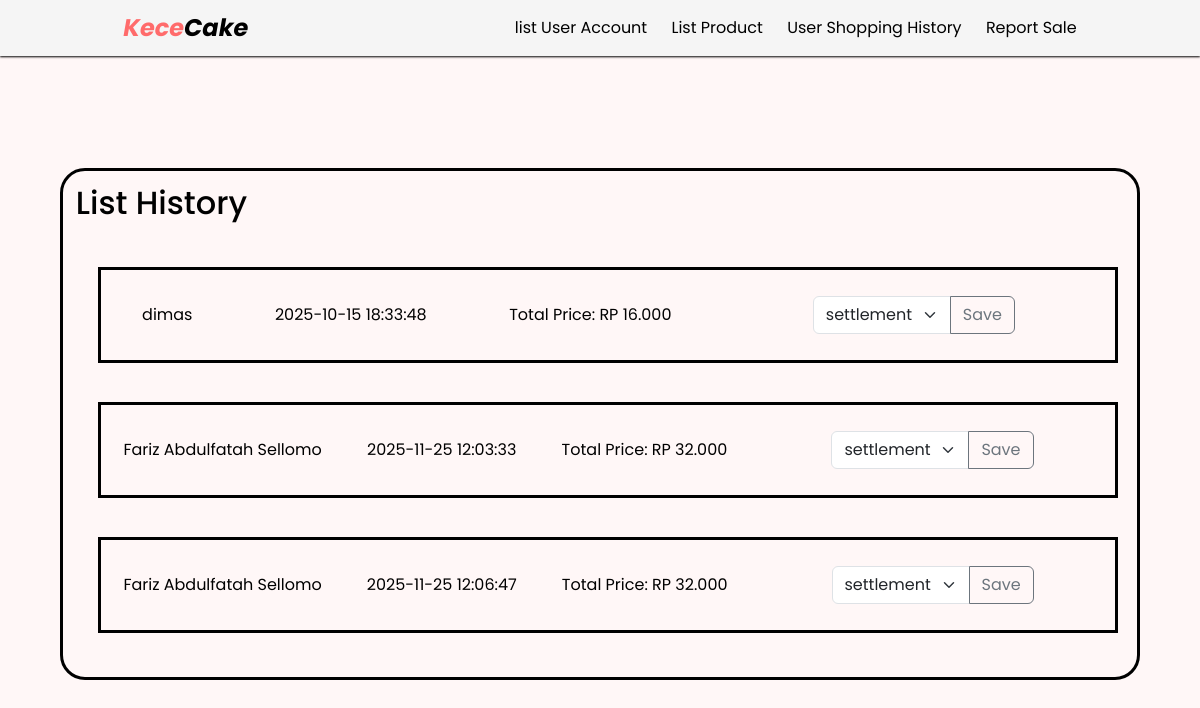
Screenshot of /admin/Listhistory.php (signed in) with the database file from the repository.
### tables this page shows
CREATE TABLE `orders` (
  `id` int(11) NOT NULL,
  `Order_id` varchar(255) NOT NULL,
  `Total_price` varchar(255) NOT NULL,
  `Order_status` varchar(255) NOT NULL,
  `Payment_type` varchar(255) NOT NULL,
  `Transaction_time` varchar(255) NOT NULL,
  `Customer_name` varchar(255) NOT NULL,
  `Customer_email` varchar(255) NOT NULL,
  `Customer_phone` varchar(255) NOT NULL
);

### php/System/system.php (called while the page is built, shortened)
<?php
class Database {
        private ?string
        $host = null,
        $port = null,
        $user = null,
        $password = null,
        $location = null;
        public function __construct($host, $port, $user, $password, $location){
            $this->host = $host;
            $this->port = $port;
            $this->user = $user;
            $this->password = $password;
            $this->location = $location;
        }
        public function connectDb()
        {
            try {
                return new PDO(
                    "mysql:host={$this->host}:{$this->port};dbname={$this->location}",
                    $this->user,
                    $this->password
                );
            } catch (PDOException $err) {
                return null;
            }
        }
    public function getorders()
        {
        $db = $this->connectDb();
        $query = "SELECT * FROM orders";
        $results = $db->query($query);
        return $results;
        }
}
?>

### admin/Listhistory.php (the view, shortened to what this page needs)
<?php
require "../php/System/system.php";
$listorder = $auth->getorders();
?>
<!DOCTYPE html>
<html lang="en">
  <head>
    <link
      href="https://cdn.jsdelivr.net/npm/bootstrap@5.3.7/dist/css/bootstrap.min.css"
      rel="stylesheet"
    />
    <link rel="stylesheet" href="../css/Admin/Listhistory.css" />
  </head>
  <body>
    <div class="navbar">
      <a href="Listuseraccount.php">
        <div class="navbar-left"><span>Kece</span>Cake</div>
      </a>
      <div class="navbar-middle">
        <ul>
          <a href="Listuseraccount.php"><li>list User Account</li></a>
          <a href="Listproduct.php"><li>List Product</li></a>
          <a href="Listhistory.php"><li>User Shopping History</li></a>
          <a href="Reportsale.php"><li>Report Sale</li></a>
        </ul>
      </div>
    </div>
    <div class="containerr">
      <div class="containerhistory">
        <h2>List History</h2>
        <div class="listhistory">
          <?php foreach($listorder as $hasillistorder): ?>
          <div class="history">
            <div class="status">
              <p><?= $hasillistorder["Customer_name"]?></p>
            </div>
            <div class="datecheckout">
              <p><?= $hasillistorder["Transaction_time"]?></p>
            </div>
            <div class="price">
              <p>Total Price: <span>RP <?= number_format($hasillistorder["Total_price"], 0, ",", ".")?></span></p>
            </div>
            <div class="button">
                  <form action="" method="post">
                <div class="input-group">
                  <select
                    class="form-select"
                    id="inputGroupSelect04"
                    aria-label="Example select with button addon"
                    name="category"
                  >
                    <option disabled selected><?= $hasillistorder["Order_status"]?></option>
                  </select>
                  <button class="btn btn-outline-secondary" type="submit" name="editstatus">
                    Save
                  </button>
                </div>
              </form>
              </div>
          </div>
          <?php endforeach;?>
        </div>
      </div>
    </div>
  </body>
</html>

### css/Admin/Listhistory.css (style rules this page uses)
* { margin: 0; padding: 0; color: black; list-style-type: none; --primary_btn: rgba(255, 107, 107, 1); --bg_color: rgba(255, 247, 247, 1); font-family: "poppins", sans-serif; }
.navbar { display: flex; justify-content: space-around; background-color: whitesmoke; height: 3.5rem; align-items: center; box-shadow: 0px 1.4px 2px black; }
.navbar a { text-decoration: none; }
.navbar .navbar-left { font-size: 1.5rem; padding: 0; font-weight: bold; font-style: italic; }
.navbar .navbar-left span { color: var(--primary_btn); }
.navbar .navbar-middle ul li { display: inline-block; padding-left: 20px; }
.navbar .navbar-middle ul { padding: 0; margin: 0; }
.containerr { width: 100%; height: 92dvh; background-color: var(--bg_color); display: flex; align-items: center; justify-content: center; }
.containerr .containerhistory { border: 0.2rem solid black; width: 90%; height: 32rem; border-radius: 25px; }
.containerr .containerhistory h2 { margin: 0.8rem; }
.containerr .listhistory { height: 80%; display: flex; justify-content: space-around; flex-wrap: wrap; overflow-y: auto; overflow-x: hidden; scroll-behavior: smooth; box-sizing: border-box; }
.containerr .containerhistory .listhistory .history { width: 95%; height: 6rem; border: 3px solid black; margin-top: 2rem; margin-left: 1rem; display: flex; align-items: center; justify-content: space-around; }
.containerr .containerhistory .listhistory p { margin-bottom: 0; }
.containerr .containerhistory .listhistory .button { width: 20rem; display: flex; justify-content: space-around; gap: 20px; }

### rows the page displays
orders: Customer_name "dimas", Transaction_time "2025-10-15 18:33:48", Total_price "16.000", category "settlement"
orders: Customer_name "Fariz Abdulfatah Sellomo", Transaction_time "2025-11-25 12:03:33", Total_price "32.000", category "settlement"
orders: Customer_name "Fariz Abdulfatah Sellomo", Transaction_time "2025-11-25 12:06:47", Total_price "32.000", category "settlement"
